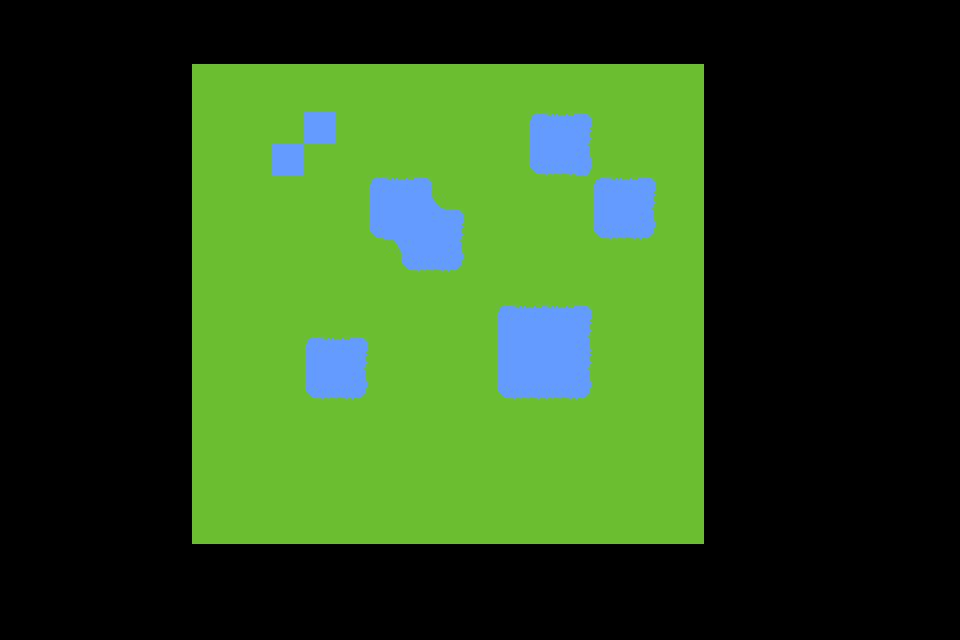

A 2D game scene composited from a Tiled map and its tileset images. What follows is a short description and the map's XML, with every tile layer's data as written:
An orthogonal 30x20 tile map with 32x32 px tiles, 2 tile layers (Tile_grid_layer, World_layer).

<map version="1.10" tiledversion="1.12.1" orientation="orthogonal" renderorder="right-down" width="30" height="20" tilewidth="32" tileheight="32" infinite="0" nextlayerid="3" nextobjectid="1">
 <tileset firstgid="1" source="grassss.tsx" />
 <layer id="1" name="Tile_grid_layer" width="30" height="20">
  <data encoding="csv">
0,0,0,0,0,0,0,0,0,0,0,0,0,0,0,0,0,0,0,0,0,0,0,0,0,0,0,0,0,0,
0,0,0,0,0,0,0,0,0,0,0,0,0,0,0,0,0,0,0,0,0,0,0,0,0,0,0,0,0,0,
0,0,0,0,0,0,7,7,7,7,7,7,7,7,7,7,7,7,7,7,7,7,0,0,0,0,0,0,0,0,
0,0,0,0,0,0,7,7,7,7,7,7,7,7,7,7,8,10,11,7,7,7,0,0,0,0,0,0,0,0,
0,0,0,0,0,0,7,7,7,5,7,7,7,7,7,7,12,13,2,7,7,7,0,0,0,0,0,0,0,0,
0,0,0,0,0,0,7,7,7,7,7,8,10,11,7,7,3,4,15,10,11,7,0,0,0,0,0,0,0,0,
0,0,0,0,0,0,7,7,7,7,7,12,13,9,11,7,7,7,12,13,2,7,0,0,0,0,0,0,0,0,
0,0,0,0,0,0,7,7,7,7,7,3,1,13,2,7,7,7,3,4,6,7,0,0,0,0,0,0,0,0,
0,0,0,0,0,0,7,7,7,7,7,7,3,4,6,7,7,7,7,7,7,7,0,0,0,0,0,0,0,0,
0,0,0,0,0,0,7,7,7,7,7,7,7,7,7,8,10,10,11,7,7,7,0,0,0,0,0,0,0,0,
0,0,0,0,0,0,7,7,7,8,10,11,7,7,7,12,13,13,2,7,7,7,0,0,0,0,0,0,0,0,
0,0,0,0,0,0,7,7,7,12,13,2,7,7,7,12,13,13,2,7,7,7,0,0,0,0,0,0,0,0,
0,0,0,0,0,0,7,7,7,3,4,6,7,7,7,3,4,4,6,7,7,7,0,0,0,0,0,0,0,0,
0,0,0,0,0,0,7,7,7,7,7,7,7,7,7,7,7,7,7,7,7,7,0,0,0,0,0,0,0,0,
0,0,0,0,0,0,7,7,7,7,7,7,7,7,7,7,7,7,7,7,7,7,0,0,0,0,0,0,0,0,
0,0,0,0,0,0,7,7,7,7,7,7,7,7,7,7,7,7,7,7,7,7,0,0,0,0,0,0,0,0,
0,0,0,0,0,0,7,7,7,7,7,7,7,7,7,7,7,7,7,7,7,7,0,0,0,0,0,0,0,0,
0,0,0,0,0,0,0,0,0,0,0,0,0,0,0,0,0,0,0,0,0,0,0,0,0,0,0,0,0,0,
0,0,0,0,0,0,0,0,0,0,0,0,0,0,0,0,0,0,0,0,0,0,0,0,0,0,0,0,0,0,
0,0,0,0,0,0,0,0,0,0,0,0,0,0,0,0,0,0,0,0,0,0,0,0,0,0,0,0,0,0
</data>
 </layer>
 <layer id="2" name="World_layer" width="30" height="20" offsetx="16" offsety="16">
  <data encoding="csv">
0,0,0,0,0,0,0,0,0,0,0,0,0,0,0,0,0,0,0,0,0,0,0,0,0,0,0,0,0,0,
0,0,0,0,0,0,0,0,0,0,0,0,0,0,0,0,0,0,0,0,0,0,0,0,0,0,0,0,0,0,
0,0,0,0,0,0,0,0,0,0,0,0,0,0,0,0,0,0,0,0,0,0,0,0,0,0,0,0,0,0,
0,0,0,0,0,0,0,0,0,13,0,0,0,0,0,0,0,0,0,0,0,0,0,0,0,0,0,0,0,0,
0,0,0,0,0,0,0,0,13,0,0,0,0,0,0,0,0,0,0,0,0,0,0,0,0,0,0,0,0,0,
0,0,0,0,0,0,0,0,0,0,0,0,0,0,0,0,0,0,0,0,0,0,0,0,0,0,0,0,0,0,
0,0,0,0,0,0,0,0,0,0,0,0,0,0,0,0,0,0,0,0,0,0,0,0,0,0,0,0,0,0,
0,0,0,0,0,0,0,0,0,0,0,0,0,0,0,0,0,0,0,0,0,0,0,0,0,0,0,0,0,0,
0,0,0,0,0,0,0,0,0,0,0,0,0,0,0,0,0,0,0,0,0,0,0,0,0,0,0,0,0,0,
0,0,0,0,0,0,0,0,0,0,0,0,0,0,0,0,0,0,0,0,0,0,0,0,0,0,0,0,0,0,
0,0,0,0,0,0,0,0,0,0,0,0,0,0,0,0,0,0,0,0,0,0,0,0,0,0,0,0,0,0,
0,0,0,0,0,0,0,0,0,0,0,0,0,0,0,0,0,0,0,0,0,0,0,0,0,0,0,0,0,0,
0,0,0,0,0,0,0,0,0,0,0,0,0,0,0,0,0,0,0,0,0,0,0,0,0,0,0,0,0,0,
0,0,0,0,0,0,0,0,0,0,0,0,0,0,0,0,0,0,0,0,0,0,0,0,0,0,0,0,0,0,
0,0,0,0,0,0,0,0,0,0,0,0,0,0,0,0,0,0,0,0,0,0,0,0,0,0,0,0,0,0,
0,0,0,0,0,0,0,0,0,0,0,0,0,0,0,0,0,0,0,0,0,0,0,0,0,0,0,0,0,0,
0,0,0,0,0,0,0,0,0,0,0,0,0,0,0,0,0,0,0,0,0,0,0,0,0,0,0,0,0,0,
0,0,0,0,0,0,0,0,0,0,0,0,0,0,0,0,0,0,0,0,0,0,0,0,0,0,0,0,0,0,
0,0,0,0,0,0,0,0,0,0,0,0,0,0,0,0,0,0,0,0,0,0,0,0,0,0,0,0,0,0,
0,0,0,0,0,0,0,0,0,0,0,0,0,0,0,0,0,0,0,0,0,0,0,0,0,0,0,0,0,0
</data>
 </layer>
</map>
